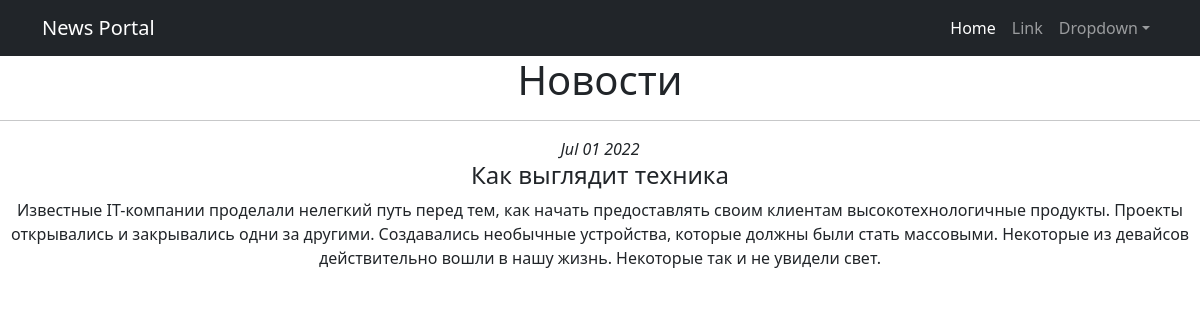
The page /posts/2 on the database its author committed.
### news/models.py (models this page shows, shortened)
class Post(models.Model):
    article = 'AR'
    news = 'NW'
    POSTKINDS = [
        (article, 'Статья'),
        (news, 'Новость')
    ]
    author = models.ForeignKey('Author', on_delete=models.CASCADE, related_name='posts')
    category = models.ManyToManyField('Category', through='PostCategory')
    post_kind = models.CharField(max_length=2,
                                 choices=POSTKINDS,
                                 default=article)
    time_create = models.DateTimeField(auto_now=True)
    title = models.CharField(max_length=255)
    text = models.TextField()
    rating = models.IntegerField(default=0)

### news/views.py (the view)
# urls.py: path('<int:pk>', PostDetail.as_view()),
class PostDetail(DetailView):
    model = Post
    template_name = 'post.html'
    context_object_name = 'post'

### news/templatetags/custom_filters.py (called while the page is built)
@register.filter()
def censor(text):
    if not type(text) == str:
        raise ValueError('Filter censor gets strings only.')
    censed_text = ''
    words = re.findall(r'[0-9]+|[A-z]+|[А-я,ё]+|\S| |', text)
    for word in words:
        if word in CENS_WORDS:
            word = word[0] + '*' * (len(word) - 1)
        censed_text += word
    return censed_text

### templates/post.html (shortened to what this page needs)
{% extends 'flatpages/default.html' %}
{% load custom_filters %}
{% block content %}
   <h1>Новости</h1>
   <hr>
    <i>{{ post.time_create|date:'M d Y' }}</i>
    <h4>{{ post.title|censor }}</h4>
        {{ post.text|censor }}
{% endblock content %}

### rows shown on the page
Post: time_create "Jul 01 2022", title|censor "Как выглядит техника", text|censor "Известные IT-компании проделали нелегкий путь перед тем, как начать предоставлять своим клиентам высокотехнологичные продукты. Проекты открывались и закрывались одни за другими. Создавались необычные устройства, которые должны были стать массовыми. Некоторые из девайсов действительно вошли в нашу жизнь. Некоторые так и не увидели свет."
